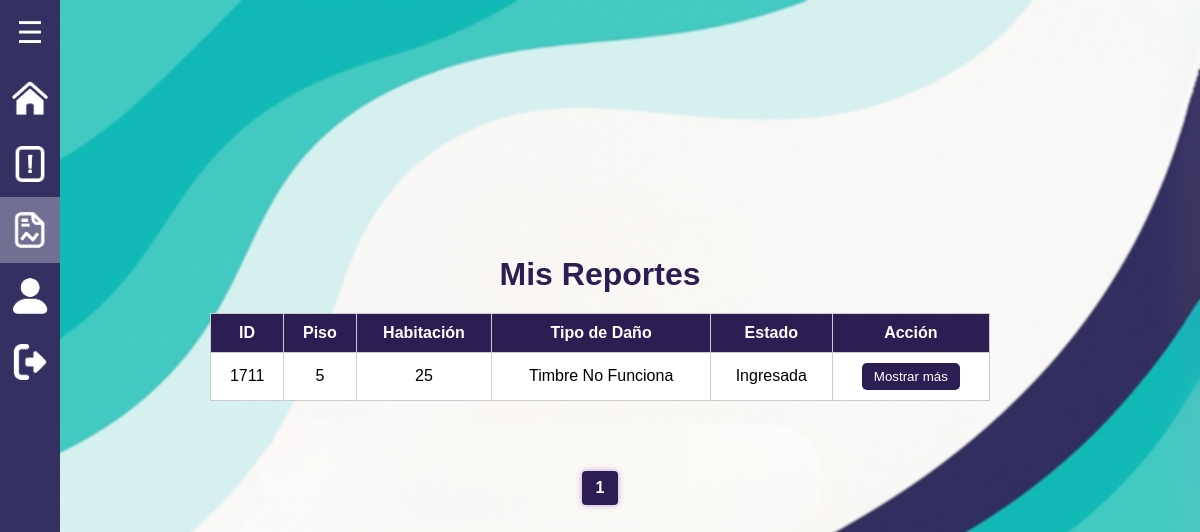
/roles/usuarios_reportes/consultar_reportes.php (signed in), run on the app's committed database.
### tables this page shows
CREATE TABLE `reportes` (
  `id` int(11) NOT NULL,
  `usuario_id` int(11) NOT NULL,
  `piso` int(11) NOT NULL,
  `habitacion` varchar(10) DEFAULT NULL,
  `reporte` text NOT NULL,
  `tipo_dano` varchar(255) NOT NULL,
  `fecha` timestamp NOT NULL DEFAULT current_timestamp(),
  `estado` varchar(50) DEFAULT 'Ingresada',
  `respuesta` text DEFAULT NULL,
  `fecha_creacion` datetime DEFAULT current_timestamp(),
  `fecha_respuesta` datetime DEFAULT NULL,
  `imagen_antes` longblob DEFAULT NULL,
  `imagen_despues` longblob DEFAULT NULL,
  `respondido_por` int(11) DEFAULT NULL
);

### roles/usuarios_reportes/consultar_reportes.php (the view, shortened to what this page needs)
<?php
$usuario_id = $_SESSION['id'];
$pdo = new PDO("mysql:host=localhost;dbname=cnl_report", 'root', '');
$pdo->setAttribute(PDO::ATTR_ERRMODE, PDO::ERRMODE_EXCEPTION);
$porPagina = 20;
$pagina = isset($_GET['pagina']) ? max(1, intval($_GET['pagina'])) : 1;
$inicio = ($pagina - 1) * $porPagina;
$sql = "SELECT * FROM reportes WHERE usuario_id = ? ORDER BY id DESC LIMIT $inicio, $porPagina";
$stmt = $pdo->prepare($sql);
$stmt->execute([$usuario_id]);
$reportes = $stmt->fetchAll(PDO::FETCH_ASSOC);
$sqlTotal = "SELECT COUNT(*) FROM reportes WHERE usuario_id = ?";
$stmtTotal = $pdo->prepare($sqlTotal);
$stmtTotal->execute([$usuario_id]);
$totalRegistros = $stmtTotal->fetchColumn();
$totalPaginas = ceil($totalRegistros / $porPagina);
?>
<!DOCTYPE html>
<html lang="es">
<head>
    <link rel="stylesheet" href="../../css/estilos.css">
    <link rel="stylesheet" href="../../css/consulta_reportes.css">
</head>
<body>
    <?php include '../../menu_lateral/menu.php'; ?>
    <h1>Mis Reportes</h1>
    <table>
        <thead>
            <tr>
                <th>ID</th>
                <th>Piso</th>
                <th>Habitación</th>
                <th>Tipo de Daño</th>
                <th>Estado</th>
                <th>Acción</th>
            </tr>
        </thead>
        <tbody>
        <?php foreach ($reportes as $reporte): ?>
            <tr>
                <td><?= $reporte['id'] ?></td>
                <td><?= htmlspecialchars($reporte['piso']) ?></td>
                <td><?= htmlspecialchars($reporte['habitacion']) ?></td>
                <td><?= htmlspecialchars($reporte['tipo_dano']) ?></td>
                <td><?= htmlspecialchars($reporte['estado']) ?></td>
                <td>
                    <button class="btn-ver" onclick="abrirModal(<?= $reporte['id'] ?>)">Mostrar más</button>
                </td>
            </tr>
        <?php endforeach; ?>
        </tbody>
    </table>
    <div class="paginacion">
        <?php for ($i = 1; $i <= $totalPaginas; $i++): ?>
            <a href="?pagina=<?= $i ?>" class="<?= $i == $pagina ? 'pagina-actual' : '' ?>">
                <?= $i ?>
            </a>
        <?php endfor; ?>
    </div>
</body>
</html>

### css/estilos.css (style rules this page uses)
* { margin: 0; padding: 0; box-sizing: border-box; font-family: Arial, sans-serif; }
body { display: flex; }

### css/consulta_reportes.css (style rules this page uses)
body { margin: 0; font-family: 'Segoe UI', Tahoma, Geneva, Verdana, sans-serif; background: url('../images/fondo_PC.png') no-repeat center center fixed; background-size: cover; backdrop-filter: blur(1px); color: #000000; display: flex; flex-direction: column; align-items: center; justify-content: center; height: 100vh; }
h1 { color: #2C1E53; margin-top: 0px; margin-bottom: 20px; }
table { width: 65%; background-color: white; border-collapse: collapse; margin-bottom: 40px; }
th, td { border: 1px solid #ccc; padding: 10px; text-align: center; }
th { background-color: #2C1E53; color: white; }
.btn-ver { background-color: #2C1E53; color: white; padding: 6px 12px; border: none; border-radius: 5px; cursor: pointer; }
.paginacion { text-align: center; margin-top: 30px; margin-bottom: 40px; width: 100%; }
.paginacion a { display: inline-block; padding: 8px 14px; margin: 0 3px; background-color: #e0e0e0; color: #333; text-decoration: none; border-radius: 4px; transition: background-color 0.3s, transform 0.2s; }
.paginacion a.pagina-actual { background-color: #2C1E53; color: white; font-weight: bold; box-shadow: 0 0 6px rgba(106, 27, 154, 0.4); }

### data on the page
reportes: id "1711", piso "5", habitacion "25", tipo_dano "Timbre No Funciona", estado "Ingresada"
